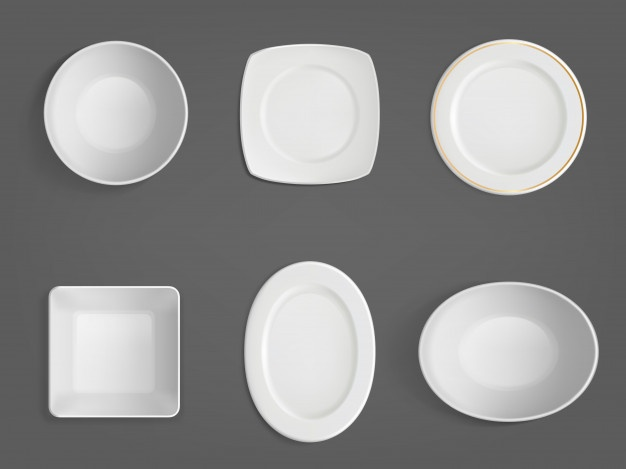
%> input picture Reconocimiento imagenes/vajilla9.jpg, 626 x 469 px
$ octave resumen10.m   (GNU Octave 9; MATLAB toolbox functions it lacks are replaced by stand-ins)
%> lines starting %> are read from the running program, lines starting %| are printed output that depends on the picture; in (x1, y1, x2, y2) boxes, pixels count from 0 and x2, y2 are one past the last pixel; in counts of white or black regions, pixels touching at a corner belong together; the program's own positions count from 1
### Reconocimiento imagenes/regiongrow.m
function [g, NR, SI, TI] = regiongrow(f, S, T)
%REGIONGROW Perform segmentation by region growing.
%   [G, NR, SI, TI] = REGIONGROW(F, SR, T).  S can be an array (the
%   same size as F) with a 1 at the coordinates of every seed point
%   and 0s elsewhere.  S can also be a single seed value. Similarly,
%   T can be an array (the same size as F) containing a threshold
%   value for each pixel in F. T can also be a scalar, in which
%   case it becomes a global threshold.
%
%   On the output, G is the result of region growing, with each
%   region labeled by a different integer, NR is the number of
%   regions, SI is the final seed image used by the algorithm, and TI
%   is the image consisting of the pixels in F that satisfied the
%   threshold test.

%   Copyright 2002-2004 R. C. Gonzalez, R. E. Woods, & S. L. Eddins
%   Digital Image Processing Using MATLAB, Prentice-Hall, 2004
%   $Revision: 1.4 $  $Date: 2003/10/26 22:35:37 $

f = double(f);
% If S is a scalar, obtain the seed image.
if numel(S) == 1
   SI = f == S;
   S1 = S;
else
   % S is an array. Eliminate duplicate, connected seed locations
   % to reduce the number of loop executions in the following
   % sections of code.
   SI = bwmorph(S, 'shrink', Inf);
   J = find(SI);
   S1 = f(J); % Array of seed values.
end

TI = false(size(f));
for K = 1:length(S1)
   seedvalue = S1(K);
   S = abs(f - seedvalue) <= T;
   TI = TI | S;
end

% Use function imreconstruct with SI as the marker image to
% obtain the regions corresponding to each seed in S. Function
% bwlabel assigns a different integer to each connected region.
[g, NR] = bwlabel(imreconstruct(SI, TI));

### Reconocimiento imagenes/resumen10.m
close all;
clear all;

I = imread('vajilla9.jpg');
%> I is the input picture: size 469x626x3 uint8; mean R, G, B 140.3, 140.2, 139.9
Igray = rgb2gray(I);
figure, imshow(Igray);

%Umbralización
figure, imhist(Igray), axis tight;
%> after `axis tight`:
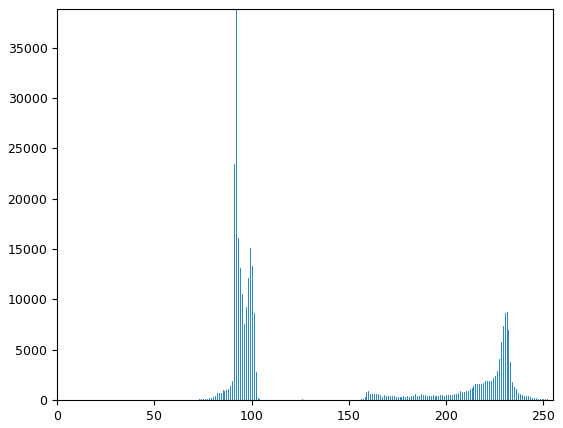
%> figure redrawn from the program's plot data; highest point at x = 92, y = 38826

%Global con el método de Otsu
T = graythresh(Igray);
%> T = 0.608
BW = im2bw(Igray,T);
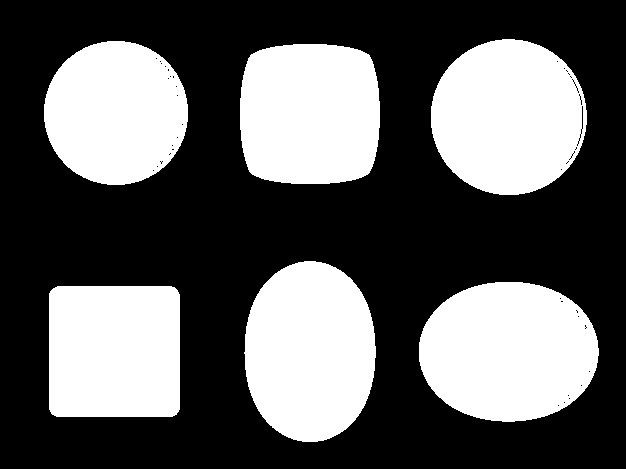
%> BW: size 469x626 logical; 37.2% white; 6 white regions, box (x1, y1, x2, y2) and area: (419, 282, 599, 422) 20008, (431, 39, 587, 195) 19077, (244, 261, 376, 442) 19040, (240, 44, 380, 184) 17805, (49, 286, 180, 417) 17067, (44, 41, 188, 185) 16350
figure, imshow(BW)

%Umbrales de imagen multinivel (Otsu)
%Probar esta función con trafico.jpg
T = multithresh(Igray,2);
%> T = [135 201]
disp (T);
%|   135  201
seg = imquantize(Igray,T);
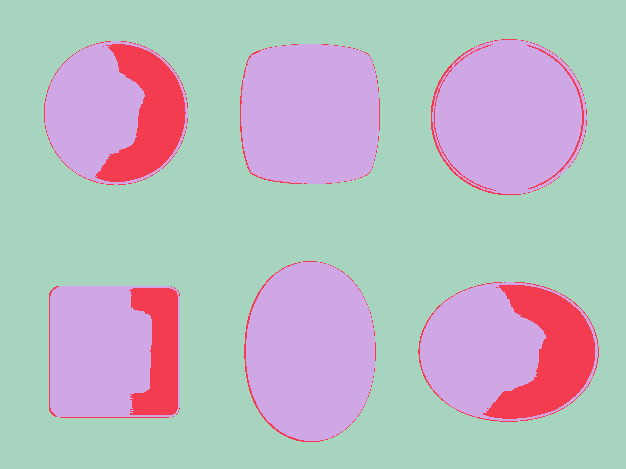
%> seg: size 469x626 double; 3 distinct labels, from 1 to 3; one colour per label, 0 black
C = label2rgb(seg); % colorea cada región
figure, imshow(C);
%figure, imshow(seg,[]);

%Umbral de imagen adaptable
%https://programmerclick.com/article/2315596467/
%T = adaptthresh(Igray);
%T = adaptthresh(Igray,0.5);
%Variar el tamaño de la vecindad
figure, surf(Igray);
T = adaptthresh(Igray,0.5,'NeighborhoodSize',[11 11]);
%T = adaptthresh(Igray,0.5,'NeighborhoodSize',[101 101]);
figure, surf(T);
figure, surf(im2double(Igray)-T);
BW = imbinarize(Igray,T);
%> BW: size 469x626 logical; 2.7% white in thin lines or dots, all inside (x1, y1, x2, y2) = (44, 39, 599, 442)
figure, imshow(BW);


%Etiquetado de componentes conexas
%CC = bwconncomp(BW,8);
%L = labelmatrix(CC);
L = bwlabel(BW,8);
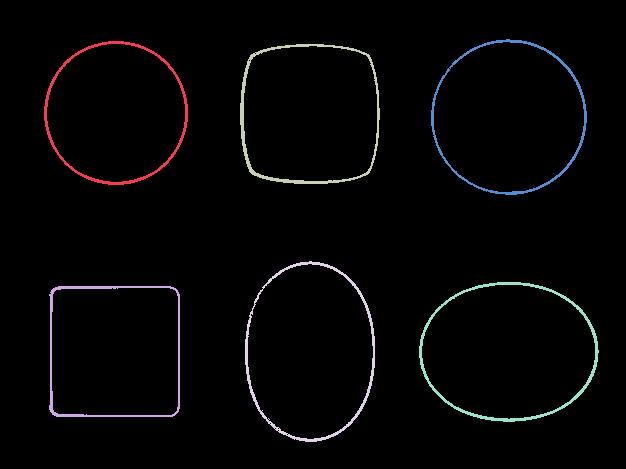
%> L: size 469x626 double; 7 distinct labels, from 0 to 6; one colour per label, 0 black
C = label2rgb(L); % colorea cada región
figure, imshow(C);

%Crecimiento de regiones
[IRGrow,num_reg,ISeed,IThreshold] = regiongrow(Igray,230,80);
%> in regiongrow, `SI = f == S;`: SI: size 469x626 logical; 3% white; 629 white regions (579 under 20 px), largest, box (x1, y1, x2, y2) and area: (267, 72, 322, 144) 957, (269, 312, 339, 389) 863, (459, 80, 543, 149) 757
%> in regiongrow, `[g, NR] = bwlabel(imreconstruct(SI, TI));`:
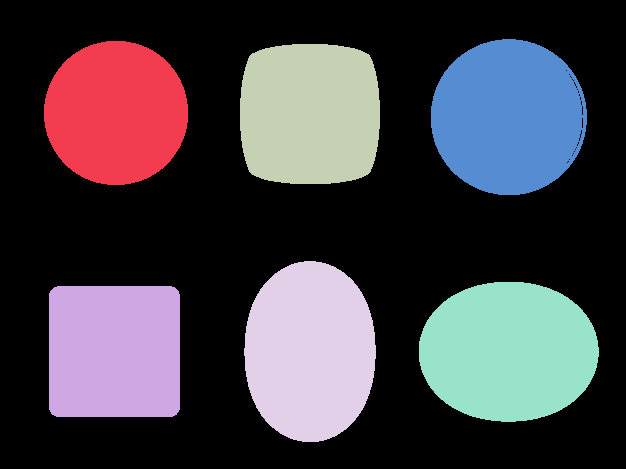
%> g: size 469x626 double; 7 distinct labels, from 0 to 6; one colour per label, 0 black
%> in regiongrow, `[g, NR] = bwlabel(imreconstruct(SI, TI));`: NR = 6
%> num_reg = 6
figure, subplot(2,2,1);
imshow(Igray,[]);
title('Imagen');
subplot(2,2,2);
imshow(IRGrow,[]);
title('Img. segmentada');
subplot(2,2,3);
imshow(ISeed,[]);
title('Img. semillas');
subplot(2,2,4);
imshow(IThreshold,[]);
title('Img. umbral');

%Transformada de Hough
%Rectas
Iborde = edge(Igray,'sobel');
%> Iborde: size 469x626 logical; 1.3% white in thin lines or dots, all inside (x1, y1, x2, y2) = (43, 39, 599, 443)
figure,imshow(Iborde);
[H, theta, rho] =hough(Iborde);
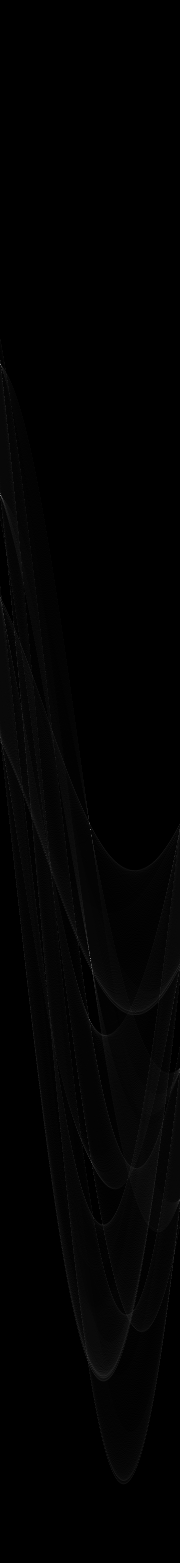
%> H: size 1563x180 double; min 0, max 132, mean 2.4
%> theta = 180 values from -90 to 89; rho = 1563 values from -781 to 781
%Detección de 4 líneas con más puntos
peaks = houghpeaks(H,4);
%> peaks = [365 1; 496 1; 959 91; 830 91]
lines = houghlines(Iborde, theta, rho, peaks);
%> lines = 4 lines; point1 to point2 (x, y): (178, 291) to (178, 414), (56, 287) to (173, 287), (58, 418) to (172, 418), (49, 296) to (49, 409)
figure,imshow(Igray,[]);
for k = 1:length(lines)
   xy = [lines(k).point1; lines(k).point2];
   line(xy(:,1),xy(:,2),'LineWidth',1.5,'Color','g');
end
%> this loop made 4 passes
%> xy on passes 1 to 4: [58 418; 172 418], [56 287; 173 287], [178 291; 178 414], [49 296; 49 409]
%Círculos
[centros, radios, metricas] = imfindcircles(Iborde,[50 100]);
%> centros = [509.2 117.6; 116.2 113.4; 312.3 328; 527.7 356.4]; radios = [79.4; 73.86; 65.3; 69.81]; metricas = [0.604; 0.566; 0.187; 0.176]
viscircles(centros, radios,'EdgeColor','b');
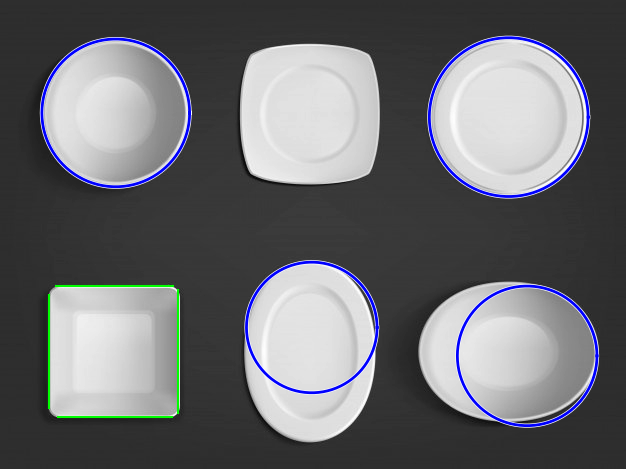
%> figure redrawn from the program's plot data

$ run again, with Reconocimiento imagenes/vajilla7.jpg copied over Reconocimiento imagenes/vajilla9.jpg
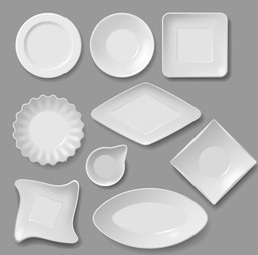
%> input picture Reconocimiento imagenes/vajilla7.jpg, 258 x 255 px
%> I is the input picture: size 255x258x3 uint8; min 77, max 255, mean 183.5
%> `T = graythresh(Igray);`: T = 0.725
%> `BW = im2bw(Igray,T);`:
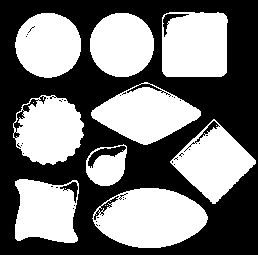
%> BW: size 255x258 logical; 47.5% white; 14 white regions (5 under 20 px), largest, box (x1, y1, x2, y2) and area: (92, 188, 208, 248) 5036, (162, 12, 228, 77) 4016, (91, 82, 201, 145) 3966
%> `T = multithresh(Igray,2);`: T = [173 212]
%|   173  212
%> seg: size 255x258 double; 3 distinct labels, from 1 to 3
%> L: size 255x258 double; 57 distinct labels, from 0 to 56
%> SI: size 255x258 logical; 4.6% white; 264 white regions (260 under 20 px), largest, box (x1, y1, x2, y2) and area: (28, 26, 69, 65) 1111, (30, 112, 69, 151) 874, (107, 30, 141, 62) 571, (111, 65, 127, 72) 24
%> g: size 255x258 double; values 0 (black) and 1 (white), 91% white; 388 black regions (378 under 20 px), largest, box (x1, y1, x2, y2) and area: (100, 215, 212, 255) 814, (13, 182, 83, 250) 698, (90, 113, 208, 152) 686
%> NR = 1
%> Iborde: size 255x258 logical; 3.1% white in thin lines or dots, all inside (x1, y1, x2, y2) = (12, 12, 257, 249)
%> theta = 180 values from -90 to 89; rho = 725 values from -362 to 362
%> peaks = [351 1; 286 1; 524 91; 590 91]
%> lines = 4 lines; point1 to point2 (x, y): (162, 19) to (162, 89), (167, 13) to (223, 13), (228, 18) to (228, 72), (168, 78) to (216, 78)
%> the loop `for k = 1:length(lines)` made 4 passes
%> xy on passes 1 to 4: [167 13; 223 13], [168 78; 216 78], [162 19; 162 89], [228 18; 228 72]
%> centros = [129.5 128]; radios = 53.97; metricas = 0.0177
%> `viscircles(centros, radios,'EdgeColor','b');`:
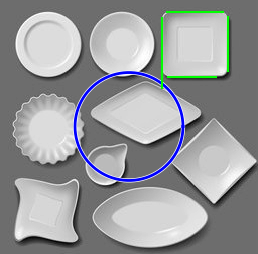
%> figure redrawn from the program's plot data
